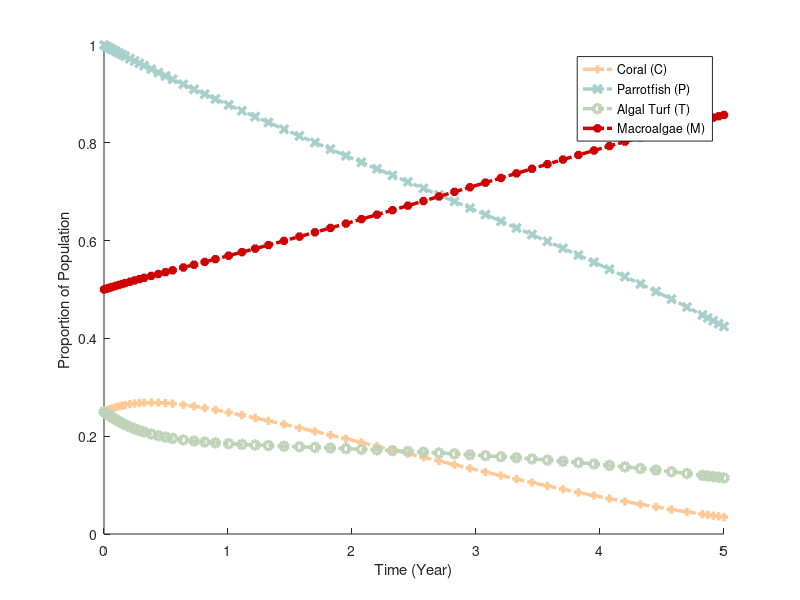

Write the MATLAB code that produced this figure.


r = 10;
d = 2; %unknown
a = 0.1; %unknown
gamma = 0.8; %unknown
g = 10;
beta = 21; %unknown
kapa = 0.6; %known but not used
mu = 0.22;
h = 0.3; %<----CONTROL VARIABLE FOR GAME THEORY
alpha = 1;
q = 0.47;
sigma = 0.01; %unknown

g = @(P) (alpha*P)/beta;

% set up DFE
% dC/dt = rTC + sigmaPC - C(aM + d) #ignore sigmaPC for now
% dP/dt = qP(1-P/betaC) + kapaP - (h + mu)P #remove kapaP, so  = qP(1-P/betaC) - (h + mu)P
% dT/dt = dC + (g(P)M)/(M + T) - (rC + gammaM)T
% dM/dt = aMC + gammaMT - (g(P)M)/(M + T)
%
% C = y(1), P = y(2), T = y(3), M = y(4)
f = @(t,y) [r*y(3)*y(1) + sigma*y(2)*y(1) - y(1)*(a*y(4) + d),
            q*y(2)*(1-(y(2)/(beta*y(1)))) - (h+mu)*y(2), 
            d*y(1) + (g(y(2))*y(4))/(y(4)+y(3)) - (r*y(1) + gamma*y(4))*y(3),
            a * y(4)*y(1) + gamma*y(4)*y(3) - (g(y(2))*y(4))/(y(4)+y(3))];

C = 1/4;
P = 1;
T = 1/4;
M = 1/2;
        
  
% solve with ODE 45
[t,ya] = ode45(f, [0 5], [C, P, T, M]);

% graph
figure
hold on
plot(t, ya(:,1), '+-.', 'Color', '#FFC996', 'Linewidth', 2.5)
plot(t, ya(:,2), 'x-.', 'Color', '#A7D0CD', 'Linewidth', 2.5)
plot(t, ya(:,3), 'o-.', 'Color', '#BDD2B6', 'Linewidth', 2.5)
plot(t, ya(:,4), '*-.', 'Color', '#CF0000', 'Linewidth', 2.5)
legend('Coral (C)', 'Parrotfish (P)', 'Algal Turf (T)', 'Macroalgae (M)')
xlabel('Time (Year)')
ylabel('Proportion of Population')
